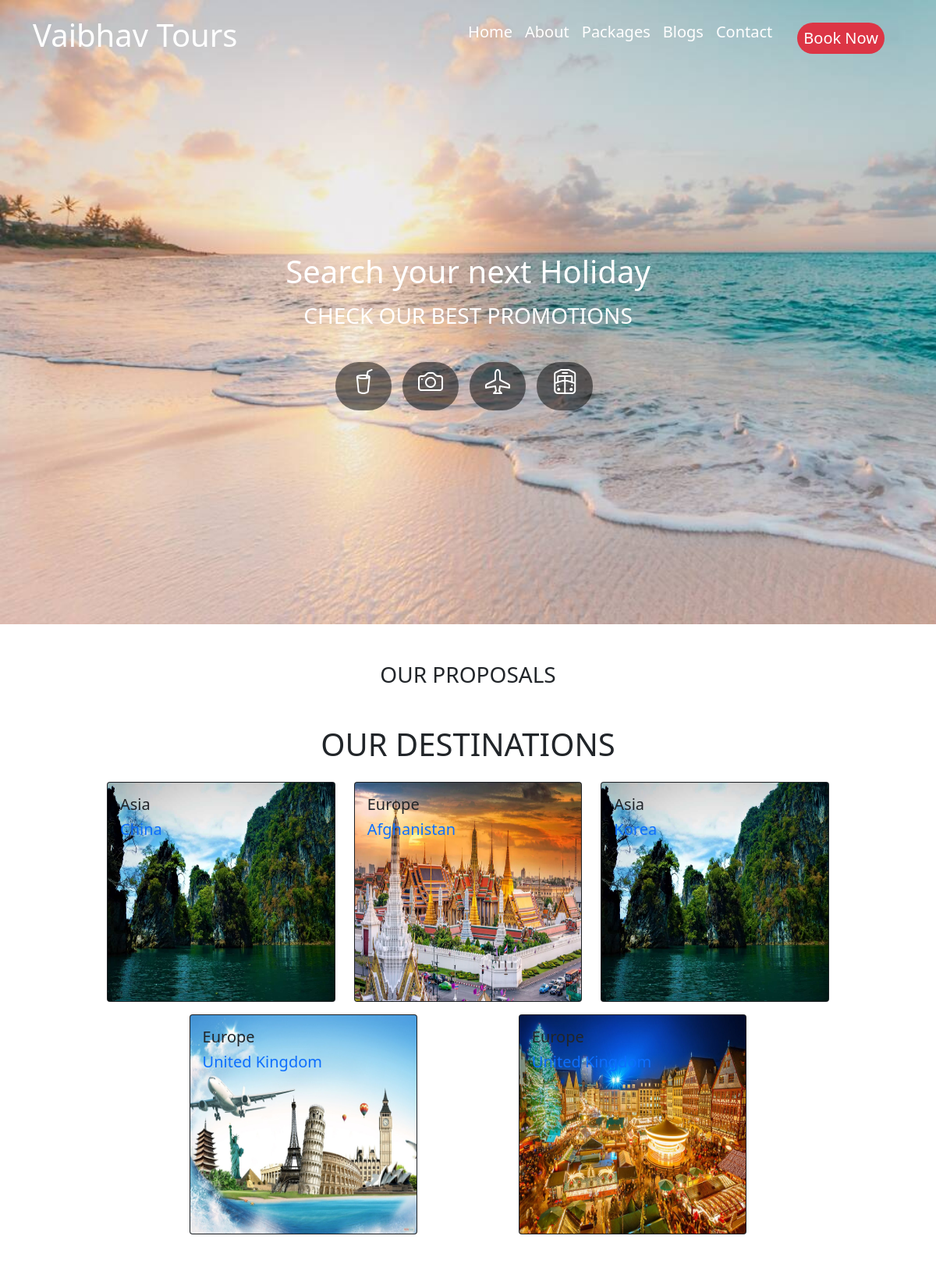
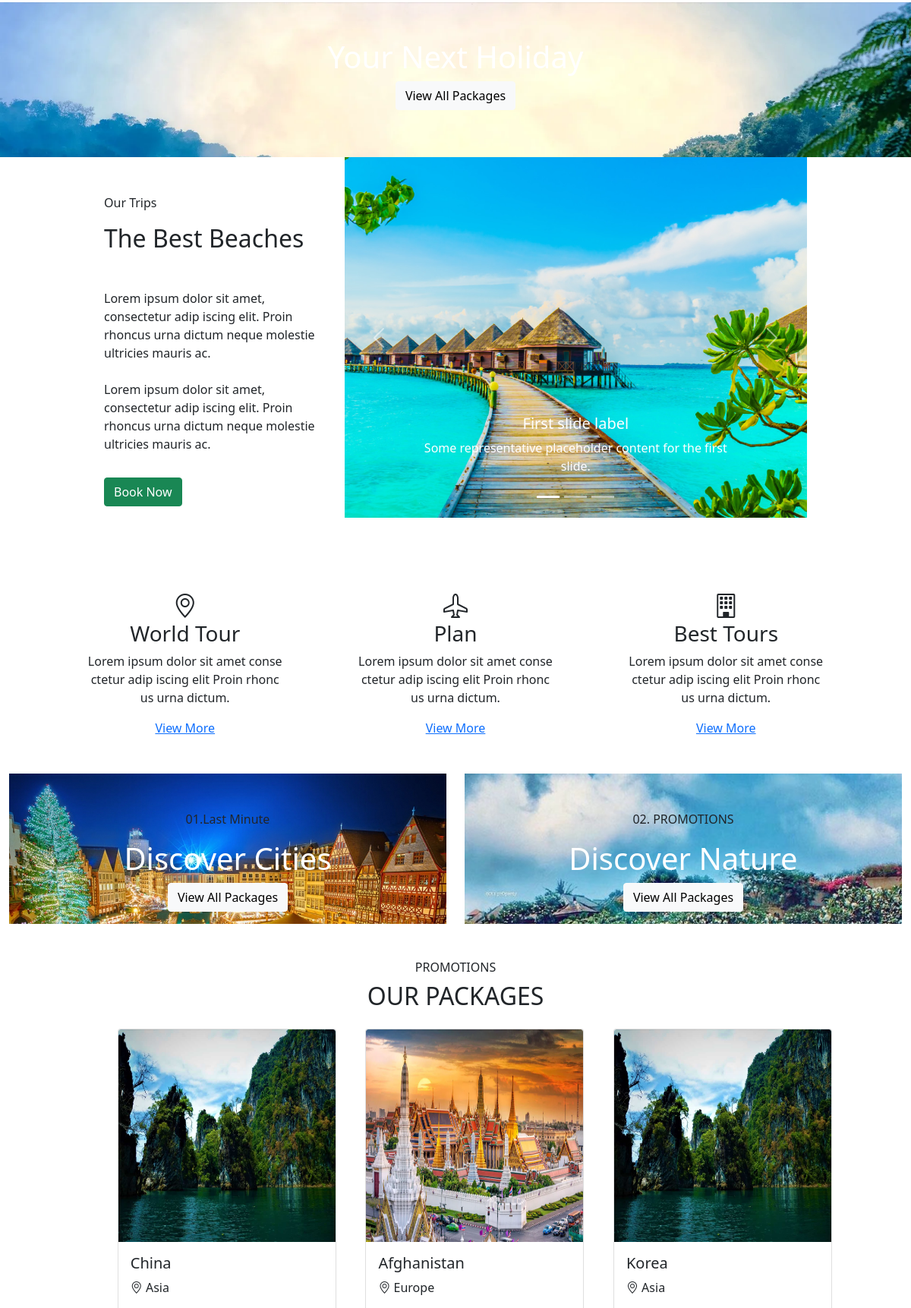
The page / (upper part) on the database its author committed (2 pictures, top to bottom).
### tables this page shows
CREATE TABLE `pakages` (
  `ID` int(15) NOT NULL,
  `Name` varchar(255) NOT NULL,
  `email` varchar(255) NOT NULL,
  `Continents` varchar(255) NOT NULL,
  `Country` varchar(255) NOT NULL,
  `Min_Age` varchar(255) NOT NULL,
  `Diff` varchar(255) NOT NULL,
  `Type` varchar(255) NOT NULL,
  `Days` varchar(255) NOT NULL,
  `pic_1` varchar(355) NOT NULL,
  `pic_2` varchar(355) NOT NULL,
  `pic_3` varchar(255) NOT NULL,
  `pic_4` varchar(255) NOT NULL,
  `pic_5` varchar(255) NOT NULL,
  `pic_6` varchar(255) NOT NULL,
  `Date` date NOT NULL DEFAULT current_timestamp()
);

### index.php (the view, shortened to what this page needs)
<?php include 'DB.php'; ?>
<!doctype html>
<html lang="en">
<head>
    <link href="https://cdn.jsdelivr.net/npm/bootstrap@5.0.2/dist/css/bootstrap.min.css" rel="stylesheet">
    <link rel="stylesheet" href="CSS/style.css">
    <link rel="stylesheet" href="https://cdn.jsdelivr.net/npm/bootstrap-icons@1.9.1/font/bootstrap-icons.css">
</head>
<body>
    <nav class="navbar fixed-top navbar-expand-lg navbar-dark p-md-3">
        <div class="container">
            <a class="navbar-brand h1" href="index.html"> <span class="h1">Vaibhav Tours</span> </a>
            <div class="collapse navbar-collapse" id="navbarNav">
                <ul class="navbar-nav">
                    <li class="nav-item">
                        <a class="nav-link text-white h5" href="index.php">Home</a>
                    </li>
                    <li class="nav-item">
                        <a class="nav-link text-white h5" href="about.html">About</a>
                    </li>
                    <li class="nav-item">
                        <a class="nav-link text-white h5" href="package.php">Packages</a>
                    </li>
                    <li class="nav-item">
                        <a class="nav-link text-white h5" href="blog.php">Blogs</a>
                    </li>
                    <li class="nav-item">
                        <a class="nav-link text-white h5" href="contact.html">Contact</a>
                    </li>
                    <li class="nav-item">
                        <a class="nav-link bg-danger  text-white rounded-pill h5 mt-2 mx-4 text-center p-2" href="#FAQ">Book Now</a>
                    </li>
                </ul>
            </div>
        </div>
    </nav>
    <section id="Home">
        <div id="main-banner" class="banner-image w-100 vh-100 d-flex justify-content-center align-items-center" style="
        background-image: url('Img/be-1.jpg');
        background-size: cover;
        ">
            <div class="content text-center">
                <h1 class="text-white mt-5 h1">Search your next Holiday</h1>
                <p class="text-white h3 mt-3">CHECK OUR BEST PROMOTIONS</p>
                <p class="icon mt-5"> <span><i class="h2 text-white bi bi-cup-straw"></i></span> <span><i class="h2 text-white bi bi-camera"></i></span> <span><i class="h2 text-white bi bi-airplane"></i></span> <span><i class="h2 text-white bi bi-train-freight-front"></i></span> </p>
            </div>
        </div>
    </section>
    <section id="DESTINATIONS">
        <div class="container mt-5 mb-5">
            <div class="row justify-content-evenly">
                <div class="col-md-10">
                    <h3 class="text-center mb-5">OUR PROPOSALS</h3>
                    <h1 class="text-center mb-4">OUR DESTINATIONS</h1>
                    <div class="row justify-content-evenly">
                        <?php
                        $query = "select * from pakages limit 6";
                        $show = mysqli_query($con, $query);
                        while ($row = mysqli_fetch_array($show)) {
                            if ($show) {
                        ?>
                                <div class="col-md-4 mb-3">
                                    <div class="cards bg-dark text-white card">
                                        <img src="Upload/Gallery/<?php echo $row['pic_1'];  ?>" width="320px" height="280px" class="card-img  " alt="...">
                                        <div class="card-img-overlay">
                                            <h5 class="card-title text-dark"><?php echo $row['Continents'];  ?></h5>
                                            <p class="card-text text-primary h5"><?php echo $row['Country'];  ?></p>
                                        </div>
                                    </div>
                                </div>
                        <?php
                            }
                        }
                        ?>
                    </div>
                </div>
            </div>
        </div>
    </section>
    <section id="package">
        <div id="main-banner" class="banner-image w-100 vh-50 d-flex justify-content-center align-items-center" style="
        background-image: url('Img/nat.png');background-size: cover;">
            <div class="content text-center">
                <h1 class="text-white mt-5 h1">Your Next Holiday</h1>
                <a href="package.php" class="btn btn-light"> View All Packages </a>
                <p class="text-white h3 mt-3"><a href="" class="card-text one btn btn-primary ">View Destination</a>
                </p>
            </div>
        </div>
    </section>
    <section id="infos">
        <div class="container">
            <div class="row justify-content-evenly">
                <div class="col-md-10">
                    <div class="row justify-content-evenly">
                        <div class="col-md-4">
                            <p class="mt-5">Our Trips</p>
                            <h2 class="mb-5">The Best Beaches</h2>
                            <p class="mb-4">
                                Lorem ipsum dolor sit amet, consectetur adip iscing elit. Proin rhoncus urna dictum
                                neque molestie ultricies mauris ac.</p>
                            <p>Lorem ipsum dolor sit amet, consectetur adip iscing elit. Proin rhoncus urna dictum neque
                                molestie ultricies mauris ac.</p>
                            <a href="package.php" class="btn btn-success mt-3 mb-3"> Book Now</a>
                        </div>
                        <div class="col-md-8">
                            <div id="carouselExampleCaptions" class="carousel slide" data-bs-ride="carousel">
                                <div class="carousel-indicators">
                                    <button type="button" data-bs-target="#carouselExampleCaptions" data-bs-slide-to="0" class="active" aria-current="true" aria-label="Slide 1"></button>
                                    <button type="button" data-bs-target="#carouselExampleCaptions" data-bs-slide-to="1" aria-label="Slide 2"></button>
                                    <button type="button" data-bs-target="#carouselExampleCaptions" data-bs-slide-to="2" aria-label="Slide 3"></button>
                                </div>
                                <div class="carousel-inner">
                                    <div class="carousel-item active">
                                        <img src="Img/be-2.jpg" class="d-block w-100" alt="...">
                                        <div class="carousel-caption d-none d-md-block">
                                            <h5>First slide label</h5>
                                            <p>Some representative placeholder content for the first slide.</p>
                                        </div>
                                    </div>
                                </div>
                                <button class="carousel-control-prev" type="button" data-bs-target="#carouselExampleCaptions" data-bs-slide="prev">
                                    <span class="carousel-control-prev-icon" aria-hidden="true"></span>
                                </button>
                                <button class="carousel-control-next" type="button" data-bs-target="#carouselExampleCaptions" data-bs-slide="next">
                                    <span class="carousel-control-next-icon" aria-hidden="true"></span>
                                </button>
                            </div>
                        </div>
                    </div>
                </div>
            </div>
            <div class="row justify-content-evenly mt-5" id="info">
                <div class="col-md-3 col-10 text-center mt-5 col-10">
                    <i class="bi bi-geo-alt h2"></i>
                    <h3>World Tour</h3>
                    <p>Lorem ipsum dolor sit amet conse ctetur adip iscing elit Proin rhonc us urna dictum.</p>
                    <a href="" class="h6 mb-5"> View More</a>
                </div>
                <div class="col-md-3 col-10 text-center mt-5 col-10">
                    <i class="bi bi-airplane h2"></i>
                    <h3>Plan</h3>
                    <p>Lorem ipsum dolor sit amet conse ctetur adip iscing elit Proin rhonc us urna dictum.</p>
                    <a href="" class="h6 mb-5"> View More</a>
                </div>
                <div class="col-md-3 col-10 text-center mt-5 col-10">
                    <i class="bi bi-building h2"></i>
                    <h3>Best Tours</h3>
                    <p>Lorem ipsum dolor sit amet conse ctetur adip iscing elit Proin rhonc us urna dictum.</p>
                    <a href="" class="h6 mb-5"> View More</a>
                </div>
            </div>
        </div>
    </section>
    <section>
        <div class="container-fluid mt-5 mb-5">
            <div class="row">
                <div class="col-md-6">
                    <div id="main-banner" class="banner-image w-100 vh-50 d-flex justify-content-center align-items-center" style="
        background-image: url('Img/city.jpg');
        background-size: cover;
        ">
                        <div class="content text-center">
                            <p class="mt-5">01.Last Minute</p>
                            <h1 class="text-white  h1">Discover Cities</h1>
                            <a href="package.php" class="btn btn-light mb-3"> View All Packages </a>
                        </div>
                    </div>
                </div>
                <div class="col-md-6">
                    <div id="main-banner" class="banner-image w-100 vh-50 d-flex justify-content-center align-items-center" style="
        background-image: url('Img/nature.jpg');
        background-size: cover;
        ">
                        <div class="content text-center">
                            <p class="mt-5">02. PROMOTIONS</p>
                            <h1 class="text-white  h1">Discover Nature</h1>
                            <a href="package.php" class="btn btn-light mb-3"> View All Packages </a>
                        </div>
                    </div>
                </div>
            </div>
        </div>
    </section>
    <section id="package">
        <div class="container mb-2 mt-3">
            <div class="row justify-content-evenly">
                <div class="col-md-11">
                    <h6 class="text-center">PROMOTIONS</h6>
                    <h2 class="text-center">OUR PACKAGES</h2>
                    <div class="row justify-content-evenly">
                        <?php
                        $query = "select * from pakages limit 3";
                        $show = mysqli_query($con, $query);
                        while ($row = mysqli_fetch_array($show)) {
                            if ($show) {
                        ?>
                                <div class="col-md-3 col-10 mt-3 mb-2">
                                    <div class="card card-hover" style="width: 18rem;">
                                        <img src="Upload/Gallery/<?php echo $row['pic_1'];  ?>" height="280px" class="card-img-top" alt="...">
                                        <div class="card-body">
                                            <h5 class="card-title"><?php echo $row['Country'];  ?></h5>
                                            <p class="card-text"><i class="bi bi-geo-alt"></i> <?php echo $row['Continents'];  ?></p>
                                        </div>
                                    </div>
                                </div>
                        <?php
                            }
                        }
                        ?>
                    </div>
                </div>
            </div>
        </div>
    </section>
</body>
</html>

### CSS/style.css (style rules this page uses)
.nav-item a::after { transition: 0.5s all; }
.icon { margin-top: 20px; }
.icon span { padding: 20px !important; background-color: black !important; margin-top: 20px ; margin-right: 10px; background: rgba(0,0,0,0.5) !important; border-radius: 30px; cursor: pointer; }
.cards { cursor: pointer; transition: 0.5s ease; }
.card-hover { transition: 0.5s all; cursor: pointer; overflow: hidden; }

### rows shown on the page
pakages: pic_1 (picture), Continents "Asia", Country "China"
pakages: pic_1 (picture), Continents "Europe", Country "Afghanistan"
pakages: pic_1 (picture), Continents "Asia", Country "Korea"
pakages: pic_1 (picture), Continents "Europe", Country "United Kingdom"
pakages: pic_1 (picture), Continents "Europe", Country "United Kingdom"
